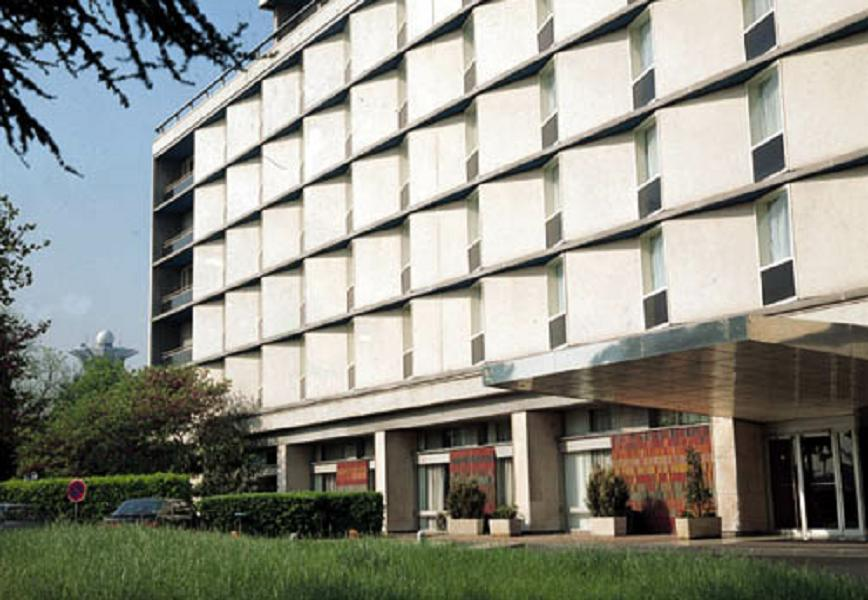
//> input picture opencv3-tutorials/data/building.jpg, 868 x 600 px
$ ./HoughLines_Demo   (built with g++ and OpenCV 4)
//> lines starting //> are read from the running program, lines starting //| are printed output that depends on the picture
#include <opencv2/core.hpp>
#include <opencv2/highgui.hpp>
#include <opencv2/imgproc.hpp>

#include <iostream>
#include <vector>

using namespace cv;
using namespace std;

Mat src, edges;
Mat src_gray;
Mat standard_hough, probabilistic_hough;
int min_threshold = 50;
int max_trackbar  = 150;

const char *standard_name = "Standard Hough Lines Demo";
const char *probabilistic_name = "Probabilistic Hough Lines Demo";

int s_trackbar = max_trackbar;
int p_trackbar = max_trackbar;

void help();
void Standard_Hough(int, void *);
void Probabilistic_Hough(int, void *);

int main(int argc, char **argv)
{
    // Read the image
    String imageName("../data/building.jpg");
    if (argc > 1) {
        imageName = argv[1];
    }
    src = imread(imageName, IMREAD_COLOR);
//> src is the input picture: 600 rows x 868 cols, CV_8UC3; mean B, G, R 133.7, 143.6, 142.9

    if (src.empty()) {
        help();
        return -1;
    }

    // Pass the image to gray
    cvtColor(src, src_gray, COLOR_BGR2GRAY);
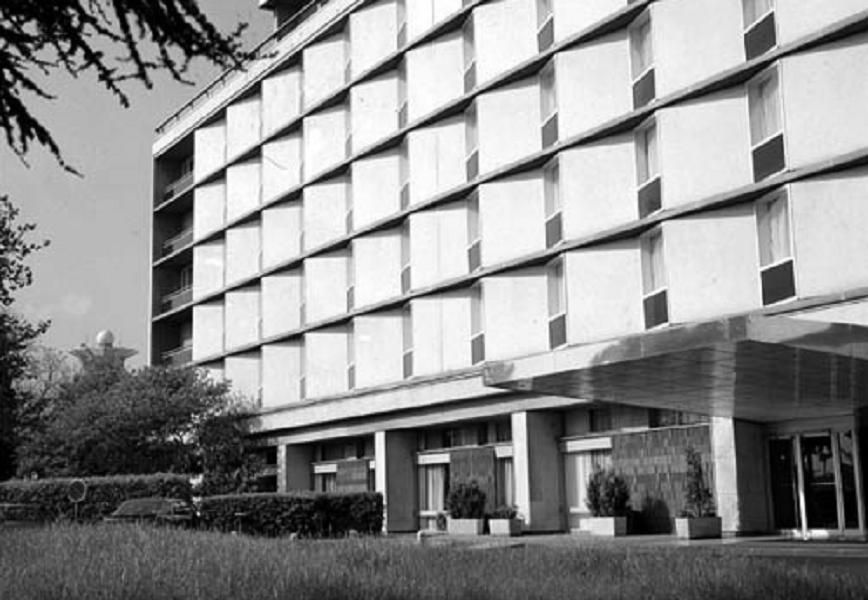
//> src_gray: 600 rows x 868 cols, CV_8UC1; min 0, max 255, mean 142.3

    // Apply Canny edge detector
    Canny(src_gray, edges, 50, 200, 3);
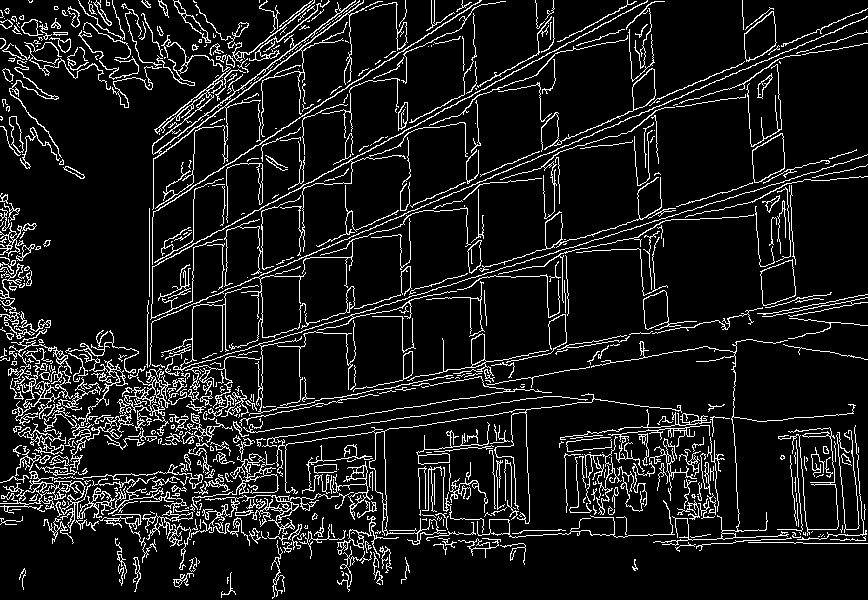
//> edges: 600 rows x 868 cols, CV_8UC1; 10.1% white in thin lines or dots

    // Create Trackbars for Thresholds
    char thresh_label[50];
    sprintf(thresh_label, "Thres: %d + input", min_threshold);

    namedWindow(standard_name, WINDOW_AUTOSIZE);
    createTrackbar(thresh_label, standard_name, &s_trackbar, max_trackbar, Standard_Hough);

    namedWindow(probabilistic_name, WINDOW_AUTOSIZE);
    createTrackbar(thresh_label, probabilistic_name, &p_trackbar, max_trackbar, Probabilistic_Hough);

    // Initialize
    Standard_Hough(0, 0);
    Probabilistic_Hough(0, 0);
    waitKey(0);
    return 0;
}

void help()
{
    cout << "Hough Transform to detect lines" << endl;
    cout << "-------------------------------" << endl;
    cout << "Usage: ./HoughLines_Demo <image_name>" << endl;
}

void Standard_Hough(int, void *)
{
    vector<Vec2f> s_lines;
    cvtColor(edges, standard_hough, COLOR_GRAY2BGR);
//> standard_hough: 600 rows x 868 cols, CV_8UC3; 10.1% white in thin lines or dots

    HoughLines(edges, s_lines, 1, CV_PI / 180, min_threshold + s_trackbar, 0, 0);
//> s_lines = 53 lines (rho, theta), first 12: [355, 1.17], [454, 1.38], [403, 1.27], [305, 1.08], [261, 0.99], [524, 1.59], [349, 1.17], [262, 0], [358, 1.15], [486, 1.48], [441, 1.4], [460, 1.36]

    for (size_t i = 0; i < s_lines.size(); ++i) {
        float r = s_lines[i][0], t = s_lines[i][1];
        double cos_t = cos(t), sin_t = sin(t);
        double x0 = r * cos_t, y0 = r * sin_t;
        double alpha = 1000;

        Point pt1(cvRound(x0 + alpha * (-sin_t)), cvRound(y0 + alpha * cos_t));
        Point pt2(cvRound(x0 - alpha * (-sin_t)), cvRound(y0 - alpha * cos_t));
        line(standard_hough, pt1, pt2, Scalar(255, 0, 0), 3, LINE_AA);
    }
//> this loop made 53 passes
//> (r, t, cos_t, sin_t, x0, y0, pt1, pt2) on passes 1 to 9: (355, 1.17, 0.391, 0.921, 138.7, 326.8, Point(-782, 718), Point(1059, -64)), (454, 1.38, 0.191, 0.982, 86.63, 445.7, Point(-895, 636), Point(1068, 255)), (403, 1.27, 0.292, 0.956, 117.8, 385.4, Point(-838, 678), Point(1074, 93)), (305, 1.08, 0.469, 0.883, 143.2, 269.3, Point(-740, 739), Point(1026, -200)), (261, 0.995, 0.545, 0.839, 142.2, 218.9, Point(-697, 764), Point(981, -326)), (524, 1.59, -0.0175, 1, -9.15, 523.9, Point(-1009, 506), Point(991, 541)), (349, 1.17, 0.391, 0.921, 136.4, 321.3, Point(-784, 712), Point(1057, -69)), (262, 0, 1, 0, 262, 0, Point(262, 1000), Point(262, -1000)), (358, 1.15, 0.407, 0.914, 145.6, 327, Point(-768, 734), Point(1059, -80))
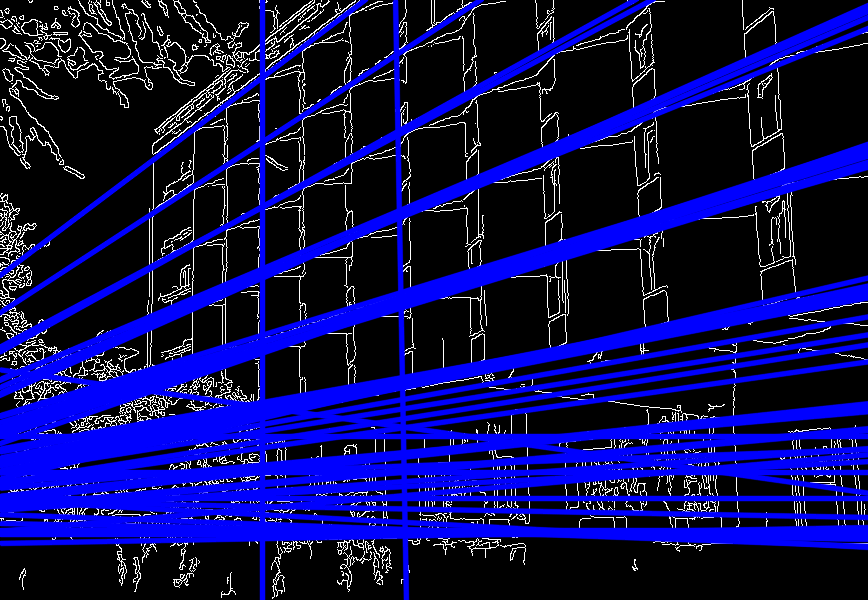
//> standard_hough: 600 rows x 868 cols, CV_8UC3; mean B, G, R 84.3, 12.6, 12.6

    imshow(standard_name, standard_hough);
}

void Probabilistic_Hough(int, void *)
{
    vector<Vec4i> p_lines;
    cvtColor(edges, probabilistic_hough, COLOR_GRAY2BGR);

    HoughLinesP(edges, p_lines, 1, CV_PI / 180, min_threshold + p_trackbar, 30, 10);
//> p_lines = 53 lines (x1, y1, x2, y2), first 8: [147, 323, 865, 18], [351, 314, 678, 214], [149, 215, 480, 0], [107, 442, 161, 432], [721, 536, 755, 537], [763, 314, 867, 294], [181, 250, 578, 38], [620, 231, 866, 155]

    for (size_t i = 0; i < p_lines.size(); ++i) {
        Vec4i l = p_lines[i];
        line(probabilistic_hough, Point(l[0], l[1]), Point(l[2], l[3]), Scalar(255, 0, 0), 3, LINE_AA);
    }
//> this loop made 53 passes
//> l on passes 1 to 12: [147, 323, 865, 18], [351, 314, 678, 214], [149, 215, 480, 0], [107, 442, 161, 432], [721, 536, 755, 537], [763, 314, 867, 294], [181, 250, 578, 38], [620, 231, 866, 155], [341, 458, 384, 454], [589, 345, 628, 337], [392, 213, 663, 97], [745, 311, 826, 295]
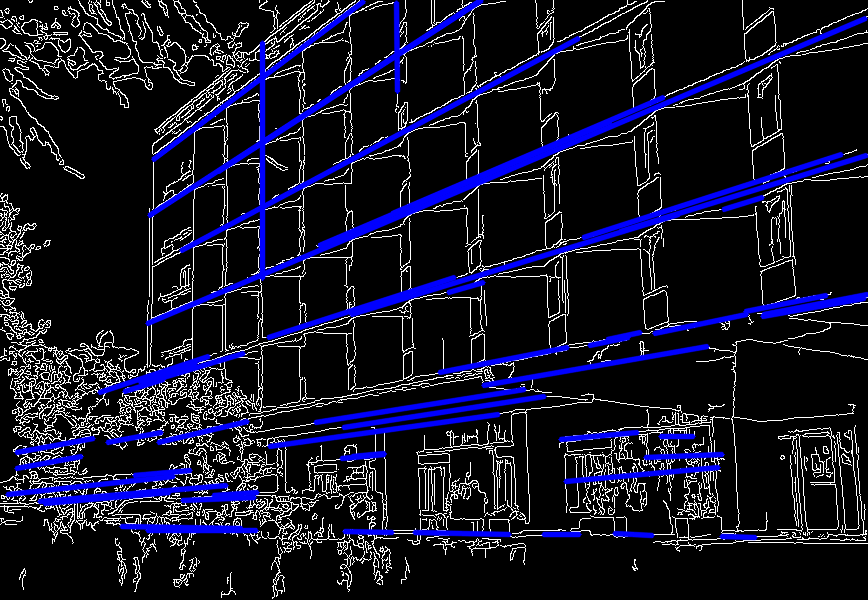
//> probabilistic_hough: 600 rows x 868 cols, CV_8UC3; mean B, G, R 39.8, 21.1, 21.1

    imshow(probabilistic_name, probabilistic_hough);
}

$ run again, with opencv3-tutorials/data/HappyFish.jpg copied over opencv3-tutorials/data/building.jpg
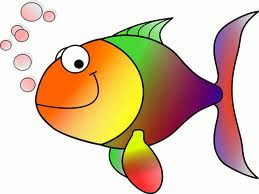
//> input picture opencv3-tutorials/data/HappyFish.jpg, 259 x 194 px
//> src is the input picture: 194 rows x 259 cols, CV_8UC3; mean B, G, R 170.8, 196.4, 219.3
//> `cvtColor(src, src_gray, COLOR_BGR2GRAY);`:
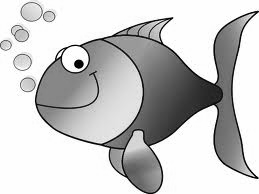
//> src_gray: 194 rows x 259 cols, CV_8UC1; min 0, max 255, mean 200.4
//> `Canny(src_gray, edges, 50, 200, 3);`:
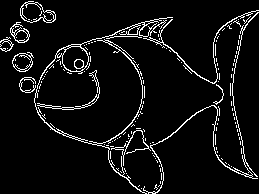
//> edges: 194 rows x 259 cols, CV_8UC1; 6.4% white in thin lines or dots
//> standard_hough: 194 rows x 259 cols, CV_8UC3; 6.4% white in thin lines or dots
//> s_lines = empty
